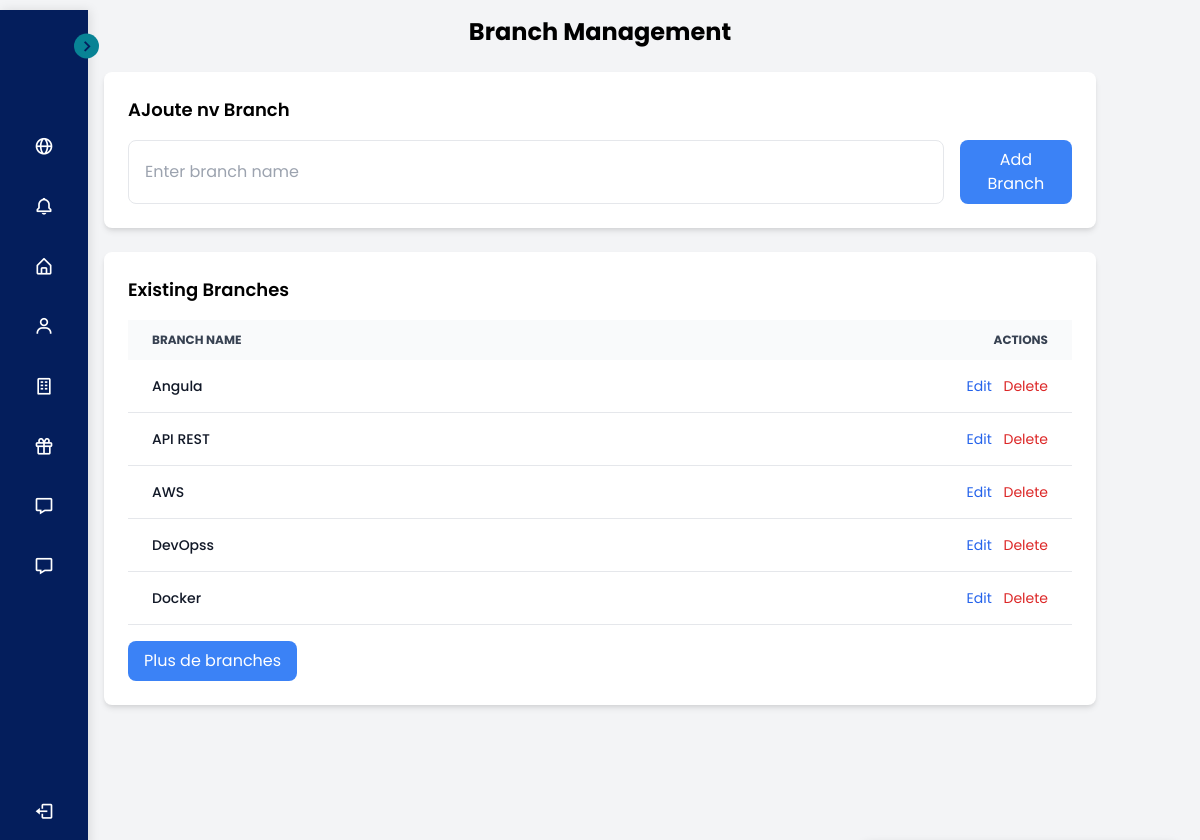
Screenshot of /admin/branch_function/ajoutebranch.php (signed in) with the database file from the repository.
### tables this page shows
CREATE TABLE `branch` (
  `id` int(11) NOT NULL,
  `name` varchar(50) NOT NULL
);

### admin/branch_function/ajoutebranch.php (the view, shortened to what this page needs)
<?php
require_once $_SERVER['DOCUMENT_ROOT'] . '/includes/sidebar/sidebar.php';
require_once '../../includes/db/db.php';
$branches = [];
if ($_SESSION['role'] === 'admin') {
    $branchQuery = "SELECT * FROM branch";
    $branchResult = mysqli_query($conn, $branchQuery);
    $branches = mysqli_fetch_all($branchResult, MYSQLI_ASSOC);
}
?>
<!DOCTYPE html>
<html lang="en">
<head>
    <link href="https://cdn.jsdelivr.net/npm/tailwindcss@2.2.19/dist/tailwind.min.css" rel="stylesheet">
</head>
<body class="bg-gray-100">
    <div class="container mx-auto p-4">
        <h1 class="text-2xl font-bold text-center mb-6">Branch Management</h1>
        <div class="bg-white p-6 rounded-lg shadow-md mb-6">
            <h3 class="text-lg font-semibold mb-4">AJoute nv Branch</h3>
            <form method="POST" action="">
                <div class="flex gap-4">
                    <input type="text" name="branch" id="branch" placeholder="Enter branch name" required
                        class="w-full px-4 py-2 border rounded-lg focus:outline-none focus:ring-2 focus:ring-blue-500">
                    <button type="submit" class="bg-blue-500 text-white px-4 py-2 rounded-lg hover:bg-blue-600">
                        Add Branch
                    </button>
                </div>
            </form>
        </div>
        <div class="bg-white p-6 rounded-lg shadow-md">
            <h3 class="text-lg font-semibold mb-4">Existing Branches</h3>
            <?php if (!empty($branches)): ?>
                <div class="overflow-x-auto">
                    <table class="w-full text-sm text-left rtl:text-right text-gray-500 dark:text-gray-400">
                        <thead class="text-xs text-gray-700 uppercase bg-gray-50 dark:bg-gray-700 dark:text-gray-400">
                            <tr>
                                <th scope="col" class="px-6 py-3">Branch Name</th>
                                <th scope="col" class="px-6 py-3 text-right">Actions</th>
                            </tr>
                        </thead>
                        <tbody>
                            <?php foreach ($branches as $index => $branch): ?>
                                <tr class="bg-white border-b dark:bg-gray-800 dark:border-gray-700 hover:bg-gray-50 dark:hover:bg-gray-600 <?php echo $index >= 5 ? 'hidden more-branch' : ''; ?>">
                                    <td class="px-6 py-4 font-medium text-gray-900 whitespace-nowrap dark:text-white">
                                        <?php echo htmlspecialchars($branch['name']); ?>
                                    </td>
                                    <td class="px-6 py-4 text-right">
                                        <a href="updatebranch.php?id=<?php echo $branch['id']; ?>" class="text-blue-600 hover:text-blue-800 mr-2">
                                            Edit
                                        </a>
                                        <a href="?delete_id=<?php echo $branch['id']; ?>" class="text-red-600 hover:text-red-800"
                                            onclick="return confirm('Are you sure you want to delete this branch?');">
                                            Delete
                                        </a>
                                    </td>
                                </tr>
                            <?php endforeach; ?>
                        </tbody>
                    </table>
                </div>
                <?php if (count($branches) > 5): ?>
                    <button id="seeMoreBtn" class="mt-4 bg-blue-500 text-white px-4 py-2 rounded-lg hover:bg-blue-600">
                        Plus de branches
                    </button>
                <?php endif; ?>
            <?php else: ?>
                <p class="text-gray-600">No branches found.</p>
            <?php endif; ?>
        </div>
    </div>
</body>
</html>

### includes/sidebar/sidebar.css (style rules this page uses)
* { margin: 0; padding: 0; box-sizing: border-box; font-family: 'Poppins', sans-serif; }
:root { --body-color: #E4E9F7; --sidebar-color: #041e5c; --primary-color: #088395; --primary-color-light: #F6F5FF; --toggle-color: #DDD; --text-color: #ffffff; --tran-03: all 0.3s ease; --tran-04: all 0.4s ease; --tran-05: all 0.5s ease; }
body { min-height: 100vh; background-color: var(--body-color); transition: var(--tran-05); }

### chat/chat.css (style rules this page uses)
body { font-family: Arial, sans-serif; margin: 0; padding: 0; }
body { margin: 0; font-family: Arial, sans-serif; display: flex; }

### rows the page displays
branch: name "Angula"
branch: name "API REST"
branch: name "AWS"
branch: name "DevOpss"
branch: name "Docker"
